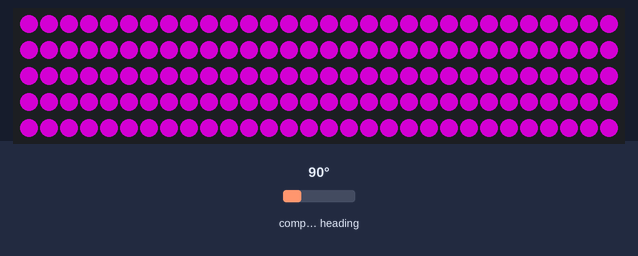
This program was run on a simulated BBC micro:bit (MakeCode). Parts: 150 RGB LEDs in strip order, left to right, continuing on the next row. The inputs (shaded band) are chosen by the test bench; at power-on: compass heading 90°. Dim RGB values are drawn brighter than linear; the compass is already calibrated.

Above: at 1.2 s.
1.3 s: compass heading set to 7°
At 2.3 s:
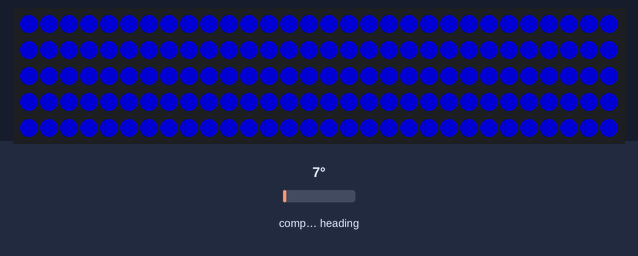
2.8 s: compass heading set to 180°
At 3.4 s:
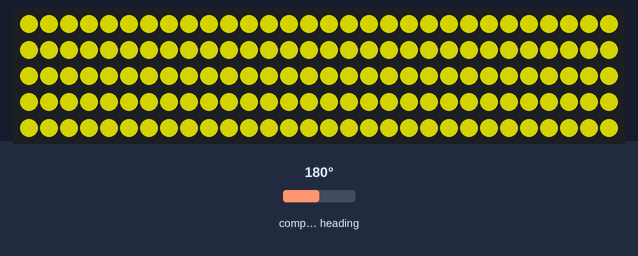
4.3 s: compass heading set to 269°
At 4.6 s:
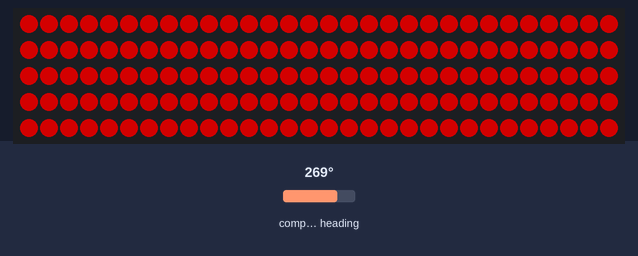
5.8 s: compass heading set to 46°
At 6.9 s:
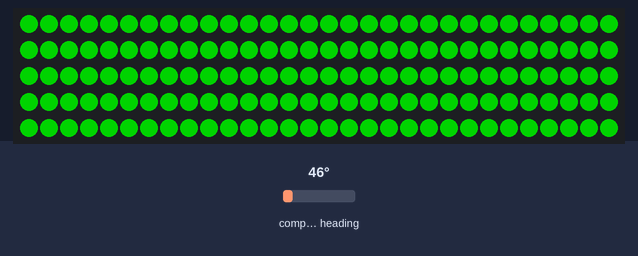
7.3 s: compass heading set to 90°
At 8.1 s:
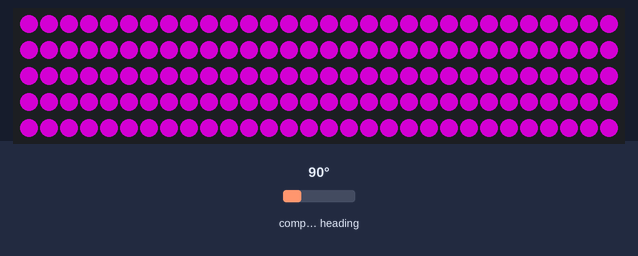
8.8 s: compass heading set to 352°
At 9.2 s:
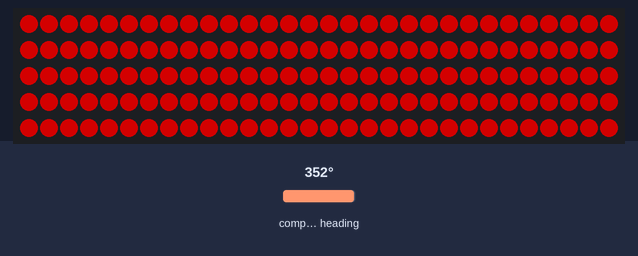
Timing chart, 0 to 11.3 s (numbered marks = the images above; inputs shaded):
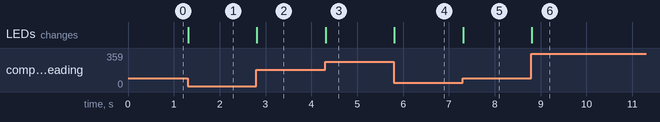

The program:

main.ts
```typescript
let degree = 0
let strip = neopixel.create(DigitalPin.P0, 150, NeoPixelMode.RGB)
strip.showRainbow(1, 360)
strip.easeBrightness()
basic.forever(function () {
    strip.rotate(1)
    strip.show()
    degree = input.compassHeading()
    if (degree <= 10) {
        strip.showColor(neopixel.colors(NeoPixelColors.Blue))
    } else if (degree <= 50) {
        strip.showColor(neopixel.colors(NeoPixelColors.Green))
    } else if (degree <= 90) {
        strip.showColor(neopixel.colors(NeoPixelColors.Purple))
    } else if (degree <= 180) {
        strip.showColor(neopixel.colors(NeoPixelColors.Yellow))
    } else if (degree <= 250) {
        strip.showColor(neopixel.colors(NeoPixelColors.Orange))
    } else if (degree <= 360) {
        strip.showColor(neopixel.colors(NeoPixelColors.Red))
    }
})
```

test.ts
```typescript
// les tests vont ici ; cela ne sera pas compilé si ce paquet est utilisé en tant qu'extension.
```

Measured:
- after the input at 1.3 s, the LEDs: change at once (image 1)
- after the input at 2.8 s, the LEDs: change at once (image 2)
- after the input at 4.3 s, the LEDs: change at once (image 3)
- after the input at 5.8 s, the LEDs: change at once (image 4)
- after the input at 7.3 s, the LEDs: change at once (image 5)
- after the input at 8.8 s, the LEDs: change at once (image 6)
